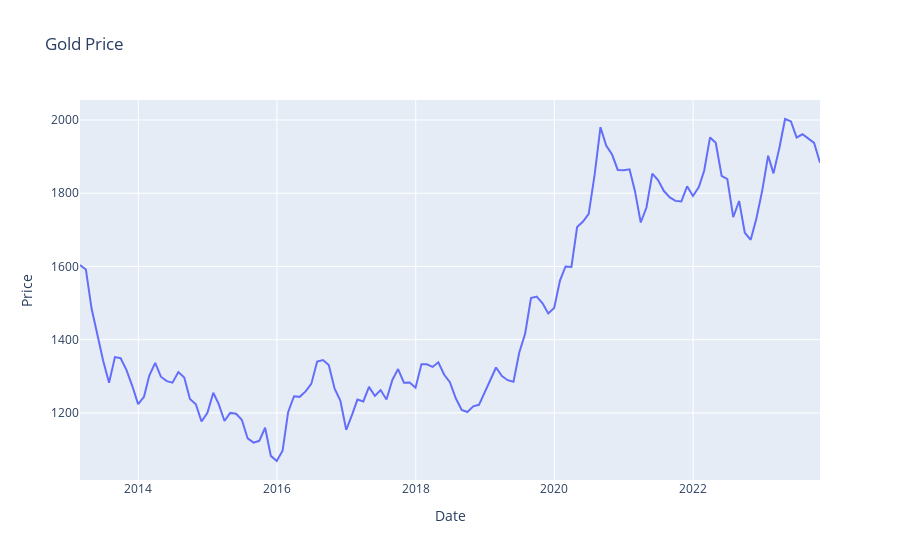

Notebook source saved alongside this figure:
### Code cell
plot_df = gold.set_index("Date").resample("M").Price.mean().reset_index()
px.line(plot_df, x='Date', y='Price', title='Gold Price')

### Figure 1 — Plotly figure (JSON) as saved in the notebook; plotly's stock layout.template omitted (floating-point values rounded to 4 significant figures; data arrays with more than 128 entries replaced by an {"elided": "..."} marker saying what was removed)
{"data": [{"hovertemplate": "Date=%{x}<br>Price=%{y}<extra></extra>", "legendgroup": "", "line": {"color": "#636efa", "dash": "solid"}, "marker": {"symbol": "circle"}, "mode": "lines", "name": "", "orientation": "v", "showlegend": false, "type": "scatter", "x": {"elided": "129 str values"}, "xaxis": "x", "y": {"elided": "129 float values"}, "yaxis": "y"}], "layout": {"legend": {"tracegroupgap": 0}, "title": {"text": "Gold Price"}, "xaxis": {"anchor": "y", "domain": [0, 1], "title": {"text": "Date"}}, "yaxis": {"anchor": "x", "domain": [0, 1], "title": {"text": "Price"}}}}
